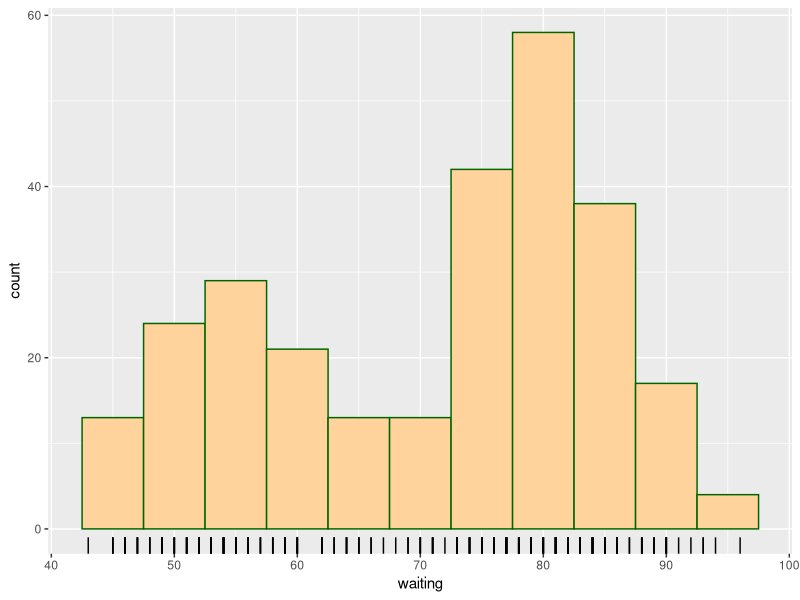
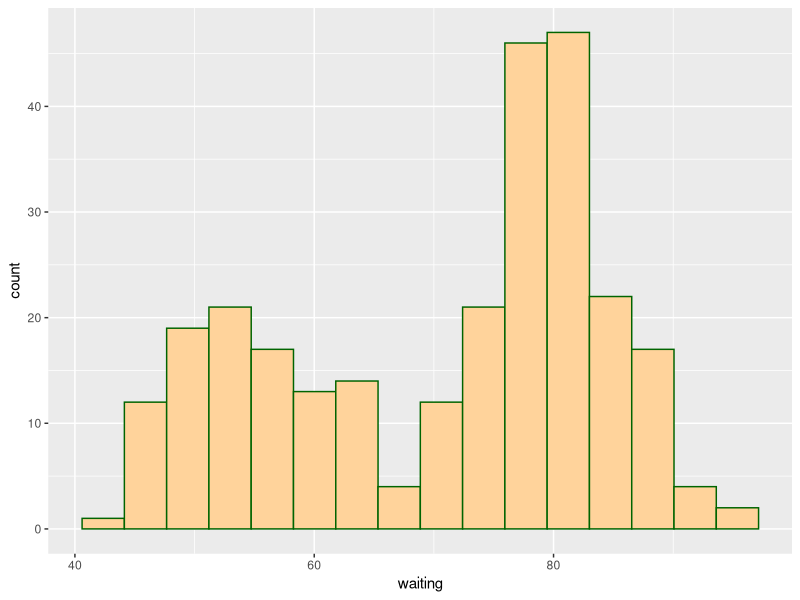

Source code (R) for these figures, in order: (Note: this script raises an error after producing the figures.)
library(ggplot2)
library(ggthemes)



plot <- ggplot(faithful, aes(x=waiting)) +
        geom_histogram(binwidth=5, fill="burlywood1", colour="darkgreen") +
        geom_rug(sides="b")  # "b" = bottom
plot

#Dynamic bin size
binsize <- diff(range(faithful$waiting))/15
plot <- ggplot(faithful, aes(x=waiting)) +
        geom_histogram(binwidth=binsize, fill="burlywood1", colour="darkgreen", origin=30)
plot

library(MASS)
#Copy database
birthwt1 <- birthwt

#Convert factors to names.
birthwt1$smoke <- as.factor(birthwt1$smoke)
birthwt1$smoke <- revalue(birthwt1$smoke, c("0"="No Smoke", "1" = "Smoke"))

#Plot histogram with facets
plot2 <- ggplot(birthwt1, aes(x=bwt)) +
        geom_histogram(fill="burlywood1", colour = "darkgreen") +
        facet_grid(smoke ~ .)
plot2

#Overplotting
plot3 <- ggplot(birthwt1, aes(x=bwt, fill = smoke)) +
        geom_histogram(binwidth = 200, position = "identity", alpha = 0.8) +
        scale_fill_brewer(palette="Set1") +
        theme_bw() +
        theme(
                axis.title.x = element_text(color="forestgreen", vjust=-0.35),
                axis.title.y = element_text(color="cadetblue" , vjust=0.35)   ) +
        theme(panel.grid.major = element_line(size = 0.5, color = "grey"), 
              axis.line = element_line(size = 0.7, color = "black"), 
              legend.position = c(0.15, 0.7), 
              text = element_text(size = 14))
plot3

#Including a density plot.  The ..density.. ensures the scales are comparable.
# size determines the outlining line size.
plot4 <- ggplot(faithful, aes(x=waiting, y=..density..)) +
        geom_histogram(fill="burlywood1", colour="darkgreen", size=0.5) +
        geom_line(stat="density") +
        xlim(35,105) + 
        geom_vline(x=75, lty=2, colour="red", lwd=1) +
        theme_bw() +
        theme(
                axis.title.x = element_text(color="forestgreen", vjust=-0.35),
                axis.title.y = element_text(color="cadetblue" , vjust=0.35)   ) +
        theme(panel.grid.major = element_line(size = 0.5, color = "grey"), 
              axis.line = element_line(size = 0.7, color = "black"), 
              legend.position = c(0.15, 0.7), 
              text = element_text(size = 14))
plot4
